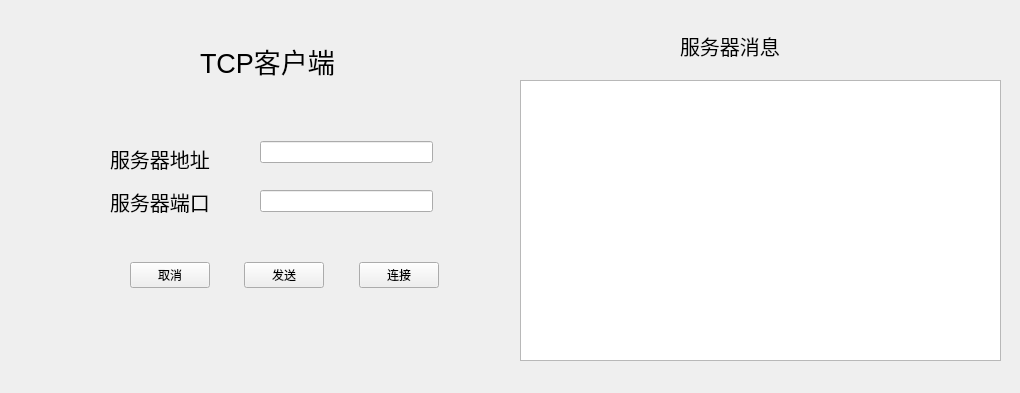
<?xml version="1.0" encoding="UTF-8"?>
<ui version="4.0">
 <class>Widget</class>
 <widget class="QWidget" name="Widget">
  <property name="geometry">
   <rect>
    <x>0</x>
    <y>0</y>
    <width>1020</width>
    <height>393</height>
   </rect>
  </property>
  <property name="windowTitle">
   <string>Widget</string>
  </property>
  <widget class="QLabel" name="label">
   <property name="geometry">
    <rect>
     <x>200</x>
     <y>40</y>
     <width>161</width>
     <height>41</height>
    </rect>
   </property>
   <property name="font">
    <font>
     <pointsize>20</pointsize>
    </font>
   </property>
   <property name="text">
    <string>TCP客户端</string>
   </property>
  </widget>
  <widget class="QTextEdit" name="tcpSeverMsgEdit">
   <property name="geometry">
    <rect>
     <x>520</x>
     <y>80</y>
     <width>481</width>
     <height>281</height>
    </rect>
   </property>
  </widget>
  <widget class="QLabel" name="label_4">
   <property name="geometry">
    <rect>
     <x>680</x>
     <y>30</y>
     <width>131</width>
     <height>31</height>
    </rect>
   </property>
   <property name="font">
    <font>
     <pointsize>15</pointsize>
    </font>
   </property>
   <property name="text">
    <string>服务器消息</string>
   </property>
  </widget>
  <widget class="QWidget" name="">
   <property name="geometry">
    <rect>
     <x>110</x>
     <y>140</y>
     <width>127</width>
     <height>80</height>
    </rect>
   </property>
   <layout class="QVBoxLayout" name="verticalLayout">
    <item>
     <widget class="QLabel" name="label_2">
      <property name="font">
       <font>
        <pointsize>15</pointsize>
       </font>
      </property>
      <property name="text">
       <string>服务器地址</string>
      </property>
     </widget>
    </item>
    <item>
     <widget class="QLabel" name="label_3">
      <property name="font">
       <font>
        <pointsize>15</pointsize>
       </font>
      </property>
      <property name="text">
       <string>服务器端口</string>
      </property>
     </widget>
    </item>
   </layout>
  </widget>
  <widget class="QWidget" name="">
   <property name="geometry">
    <rect>
     <x>260</x>
     <y>141</y>
     <width>173</width>
     <height>71</height>
    </rect>
   </property>
   <layout class="QVBoxLayout" name="verticalLayout_2">
    <item>
     <widget class="QLineEdit" name="ipEdit"/>
    </item>
    <item>
     <spacer name="verticalSpacer">
      <property name="orientation">
       <enum>Qt::Vertical</enum>
      </property>
      <property name="sizeHint" stdset="0">
       <size>
        <width>20</width>
        <height>40</height>
       </size>
      </property>
     </spacer>
    </item>
    <item>
     <widget class="QLineEdit" name="portEdit"/>
    </item>
   </layout>
  </widget>
  <widget class="QWidget" name="">
   <property name="geometry">
    <rect>
     <x>130</x>
     <y>260</y>
     <width>309</width>
     <height>31</height>
    </rect>
   </property>
   <layout class="QHBoxLayout" name="horizontalLayout">
    <item>
     <widget class="QPushButton" name="cancelButton">
      <property name="text">
       <string>取消</string>
      </property>
     </widget>
    </item>
    <item>
     <spacer name="horizontalSpacer_2">
      <property name="orientation">
       <enum>Qt::Horizontal</enum>
      </property>
      <property name="sizeHint" stdset="0">
       <size>
        <width>40</width>
        <height>20</height>
       </size>
      </property>
     </spacer>
    </item>
    <item>
     <widget class="QPushButton" name="pushButton">
      <property name="text">
       <string>发送</string>
      </property>
     </widget>
    </item>
    <item>
     <spacer name="horizontalSpacer">
      <property name="orientation">
       <enum>Qt::Horizontal</enum>
      </property>
      <property name="sizeHint" stdset="0">
       <size>
        <width>40</width>
        <height>20</height>
       </size>
      </property>
     </spacer>
    </item>
    <item>
     <widget class="QPushButton" name="connectButton">
      <property name="text">
       <string>连接</string>
      </property>
     </widget>
    </item>
   </layout>
  </widget>
 </widget>
 <resources/>
 <connections/>
</ui>
